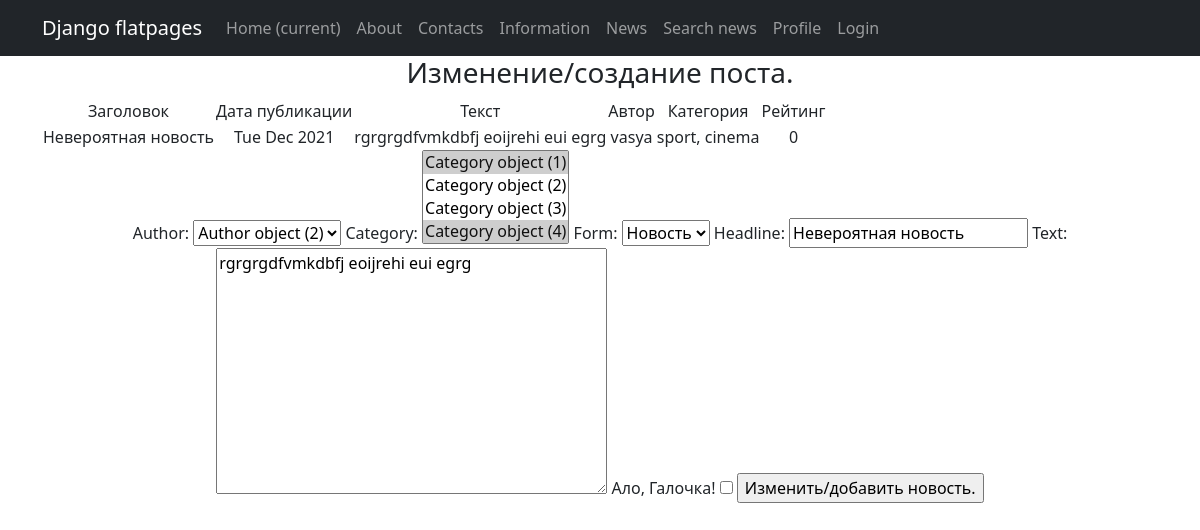
The page /news/edit/5/ (signed in) on the database as committed earlier.
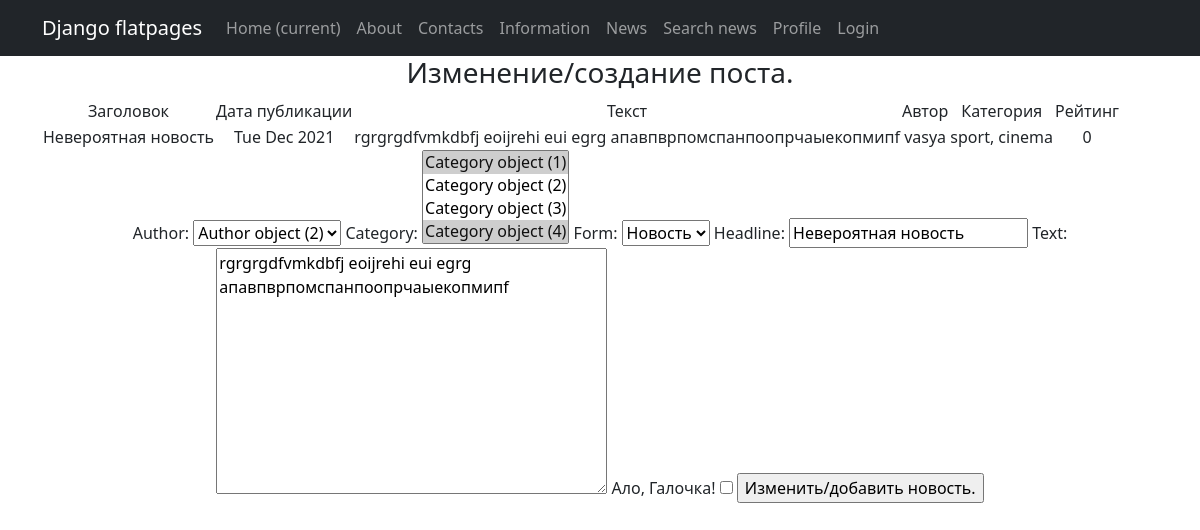
The same page on the database as committed later.
### news_portal/models.py (models this page shows, shortened)
class Post(models.Model):
    author = models.ForeignKey(Author, on_delete=models.CASCADE)
    category = models.ManyToManyField(Category, through='PostCategory')
    article = 'article'
    news = 'news'
    list1 = [(article, 'Статья'), (news, 'Новость')]
    form = models.CharField(choices=list1, default=news, max_length=7)
    publication_date_and_time = models.DateTimeField(auto_now_add=True)
    headline = models.CharField(max_length=128)
    text = models.TextField()
    rating = models.IntegerField(default=0)
    def get_category_names(self):
        result = []
        for category in self.category.all():
            result.append(category.name)
        return ', '.join(result)

class Author(models.Model):
    user = models.OneToOneField(User, on_delete=models.CASCADE)
    rating = models.IntegerField(default=0)

class Category(models.Model):
    name = models.CharField(max_length=128, unique=True)

### news_portal/views.py (the view)
# urls.py: path('edit/<int:pk>/', PostEditView.as_view(), name='post_edit'),
class PostEditView(PermissionRequiredMixin, UpdateView):
    permission_required = ('news_portal.change_post',)
    model = Post
    template_name = 'post_add_edit.html'
    context_object_name = 'item'
    queryset = Post.objects.all()
    form_class = PostForm
    success_url = '/news/search/'

### news_portal/forms.py
class PostForm(ModelForm):
    check_box = BooleanField(label='Ало, Галочка!')
    class Meta:
        model = Post
        fields = ['author', 'category', 'form', 'headline', 'text', 'check_box']

### news_portal/templatetags/custom_filters.py (called while the page is built)
@register.filter(name='censor')
def censor(value):
    list_of_bad_words = ['suka', 'blyat', 'debil', 'blya']
    for bad_word in list_of_bad_words:
        while True:
            if bad_word in value:
                value = value.replace(bad_word, '*' * len(bad_word))
            else:
                break
    return value

### project/templates/post_add_edit.html (shortened to what this page needs)
{% extends 'flatpages/default.html' %}
{% load custom_filters %}
{% block content %}
<h3>Изменение/создание поста.</h3>
{% if item %}
        <table>
            <tr>
                <td>
                    Заголовок
                </td>
                <td>
                    Дата публикации
                </td>
                <td>
                    Текст
                </td>
                <td>
                    Автор
                </td>
                <td>
                    Категория
                </td>
                <td>
                    Рейтинг
                </td>
            </tr>
            <tr>
                <td>
                    {{ item.headline|censor }}
                </td>
                <td>
                    {{ item.publication_date_and_time|date:'D M Y' }}
                </td>
                <td>
                    {{ item.text|censor }}
                </td>
                <td>
                    {{ item.author.user.username }}
                </td>
                <td>
                    {{ item.get_category_names }}
                </td>
                <td>
                    {{ item.rating }}
                </td>
            </tr>
        </table>
    {% else %}
        <h2>Создание поста.</h2>
    {% endif %}
<form method="POST">
    {{ form }}
    <input type="submit" value="Изменить/добавить новость.">
</form>
{% endblock content %}

Rows that differ between the two databases and show on the page:
changed Post "Невероятная новость": text|censor "rgrgrgdfvmkdbfj eoijrehi eui egrg" → "rgrgrgdfvmkdbfj eoijrehi eui egrg апавпврпомспанпоопрчаыекопмипf"; text "rgrgrgdfvmkdbfj eoijrehi eui egrg" → "rgrgrgdfvmkdbfj eoijrehi eui egrg апавпврпомспанпоопрчаыекопмипf"
